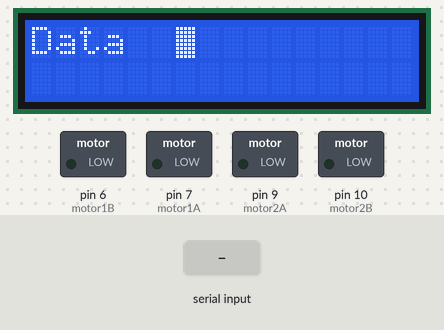
Bench run of a sketch on a simulated Arduino Uno, built with avr-gcc and run on an emulated ATmega328P. On the bench: 16×2 character LCD, switched loads named in the sketch (green lamp = pin HIGH). The inputs (shaded band) are chosen by the test bench.

Above: at 1.2 s.
1.3 s: "f" received over Serial
At 1.9 s:
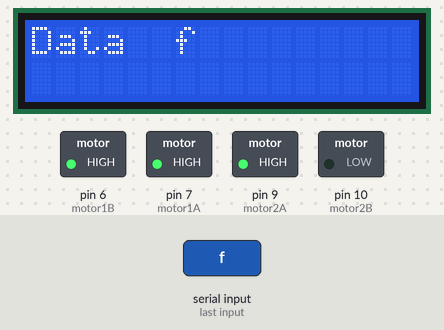
3.5 s: "b" received over Serial
At 3.9 s:
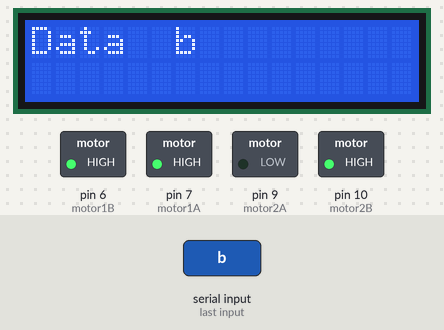
5.5 s: "s" received over Serial
At 5.9 s:
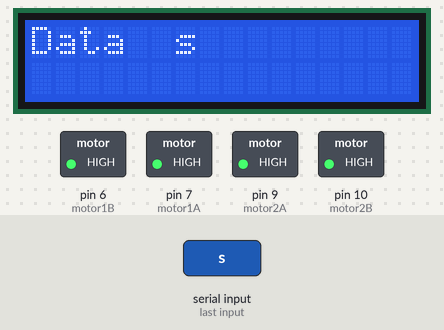
7.5 s: "r" received over Serial
At 7.9 s:
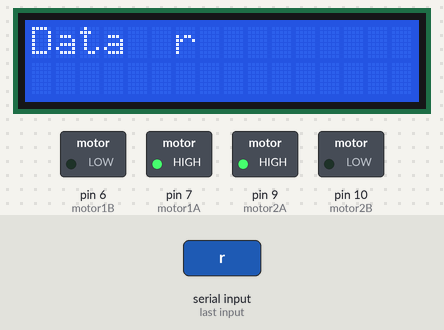
9.5 s: "l" received over Serial
At 9.9 s:
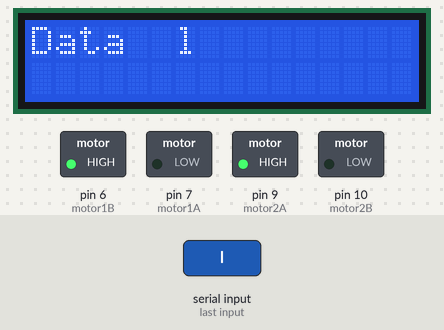
Timing chart, 0 to 12.5 s (numbered marks = the images above; inputs shaded):
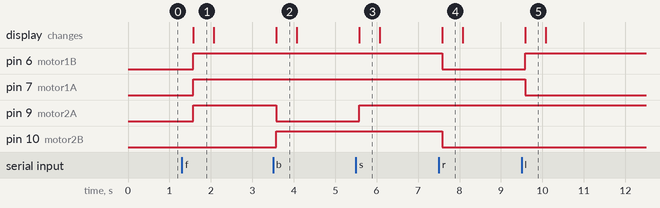

The sketch:

Remote_Control_Car.ino
```cpp
/*****************************************
Robotics-Ultrasonic Range Car
Demonstrates use of 16x2 LCD and HC-SR04 ultrasonic range
This sketch displays two ranges on the LCD

   The LCD circuit:
 * LCD RS to D 12, En to D 11
 * LCD D4-D7 to D 5-2
 * LCD R/W pin to ground
 * Variable resistor wiper to LCD VO pin (pin 3)
   The Ultrasonic Circuit
 * Echo on pin 14 (A0)
 * Trig on pin 15 (A1)
 * Echo2 on pin 16 (A2)
 * Trig2 on pin 17 (A3)

Adapted from code written by David A. Mellis
Modified by Limor Fried, Tom Igoe, Bob Davis
****************************************/

// include the library code:
#include <LiquidCrystal.h>
// initialize the library with interface pin #'s
LiquidCrystal lcd(12, 11, 5, 4, 3, 2);
char INBYTE;
int  LED = 13; // LED on pin 13
int motor1A =7;
int motor1B =6;
int motor2A =9;
int motor2B =10;
int hpos = 0;
void setup() {
  // set up the LCD's number of columns and rows:
  lcd.begin(16, 2);
  Serial.begin(9600);
  pinMode(motor1A, OUTPUT);
  pinMode(motor1B, OUTPUT);
  pinMode(motor2A, OUTPUT);
  pinMode(motor2B, OUTPUT);
  lcd.clear();
}

void loop() {
//  Serial.println("Press 1 to turn Arduino pin 13 LED ON or 0 to turn it OFF:");
// stay here so long while COM port is empty
//  while (!Serial.available());
// read next available byte
  INBYTE = Serial.read();

// Show Data
  lcd.setCursor(0,0);
  lcd.print("Data");
if (INBYTE != ' ') {
  lcd.setCursor(6+hpos, 0);
  hpos=hpos++;
  if (hpos > 10) hpos=0;
  lcd.print(INBYTE);
}
// Motor control
if (INBYTE == 'f'){
// Run straight forward
  digitalWrite(motor1A, HIGH);
  digitalWrite (motor1B, HIGH);
  digitalWrite(motor2A, HIGH);
  digitalWrite (motor2B, LOW);
}
if (INBYTE == 'b'){
// Back up and turn
  digitalWrite(motor1A, HIGH);
  digitalWrite (motor1B, HIGH);
  digitalWrite(motor2A, LOW);
  digitalWrite (motor2B, HIGH);
}
if (INBYTE == 's'){
// Back up and turn
  digitalWrite(motor1A, HIGH);
  digitalWrite (motor1B, HIGH);
  digitalWrite(motor2A, HIGH);
  digitalWrite (motor2B, HIGH);
}
if (INBYTE == 'r'){
// Back up and turn
  digitalWrite(motor1A, HIGH);
  digitalWrite (motor1B, LOW);
  digitalWrite(motor2A, HIGH);
  digitalWrite (motor2B, LOW);
}
if (INBYTE == 'l'){
// Back up and turn
  digitalWrite(motor1A, LOW);
  digitalWrite (motor1B, HIGH);
  digitalWrite(motor2A, HIGH);
  digitalWrite (motor2B, LOW);
}
  delay(500);
}
```

Measured:
- after the input at 1.3 s, pin 6 (motor1B), pin 7 (motor1A), pin 9 (motor2A): LOW → HIGH after 0.27 s; the display: changes after 0.27 s (image 1)
- after the input at 3.5 s, pin 9 (motor2A): HIGH → LOW after 0.07 s; pin 10 (motor2B): LOW → HIGH after 0.07 s; the display: changes after 0.07 s (image 2)
- after the input at 5.5 s, pin 9 (motor2A): LOW → HIGH after 0.08 s; the display: changes after 0.08 s (image 3)
- after the input at 7.5 s, pin 6 (motor1B), pin 10 (motor2B): HIGH → LOW after 0.08 s; the display: changes after 0.08 s (image 4)
- after the input at 9.5 s, pin 6 (motor1B): LOW → HIGH after 0.08 s; pin 7 (motor1A): HIGH → LOW after 0.08 s; the display: changes after 0.08 s (image 5)
- what the display in image 1 shows lasts 0.5 s, from 1.6 s to 2.1 s
